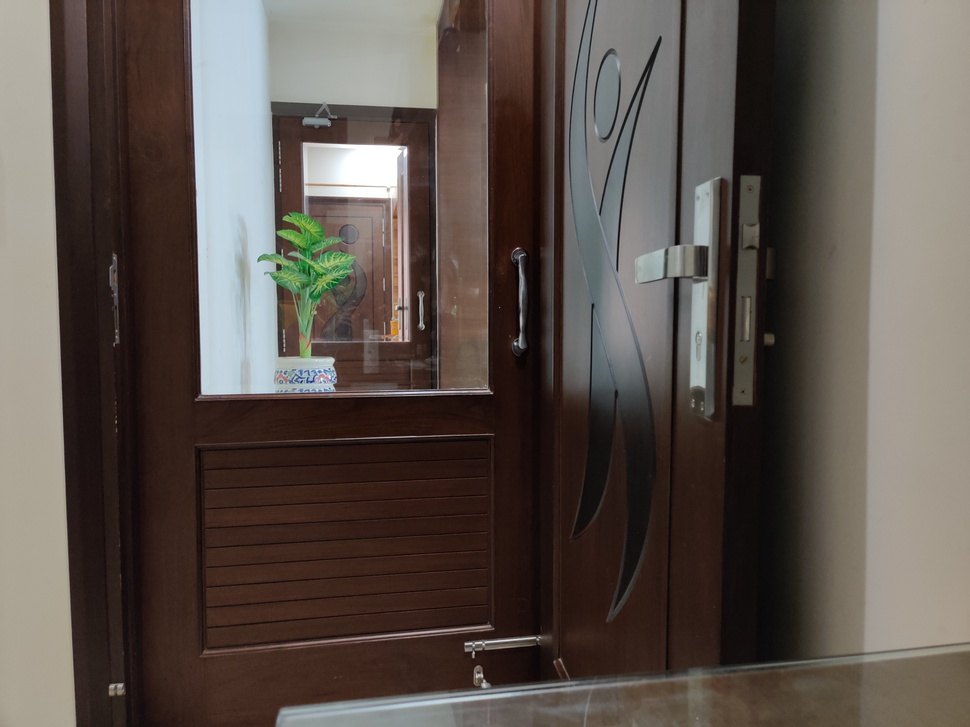
#> input picture foto1.jpg, 970 x 727 px, shrunk from 4000 x 3000 before the run
$ python Test.py
#> lines starting #> are read from the running program, lines starting #| are printed output that depends on the picture; after the words box and inside, x2 and y2 are one past the last pixel; in counts of white or black regions, pixels touching at a corner belong together
"""
@author: arjavjain
"""
import cv2
import numpy as np
import matplotlib.pyplot as plt
import imutils

trainImg = cv2.imread('foto1.jpg')
#> trainImg is the input picture: shape (727, 970, 3); mean B, G, R 76.8, 83, 92.4
trainImg = cv2.cvtColor(trainImg, cv2.COLOR_BGR2RGB)
trainImg_gray = cv2.cvtColor(trainImg, cv2.COLOR_RGB2GRAY)
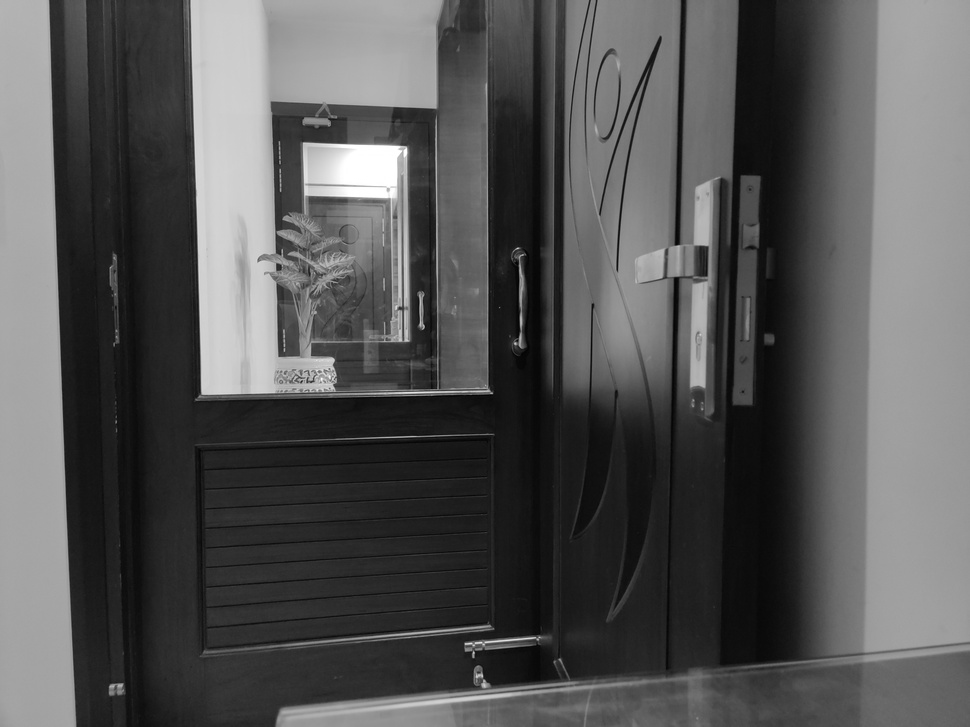
#> trainImg_gray: shape (727, 970); min 1, max 255, mean 85.1

queryImg = cv2.imread('foto2.jpg')
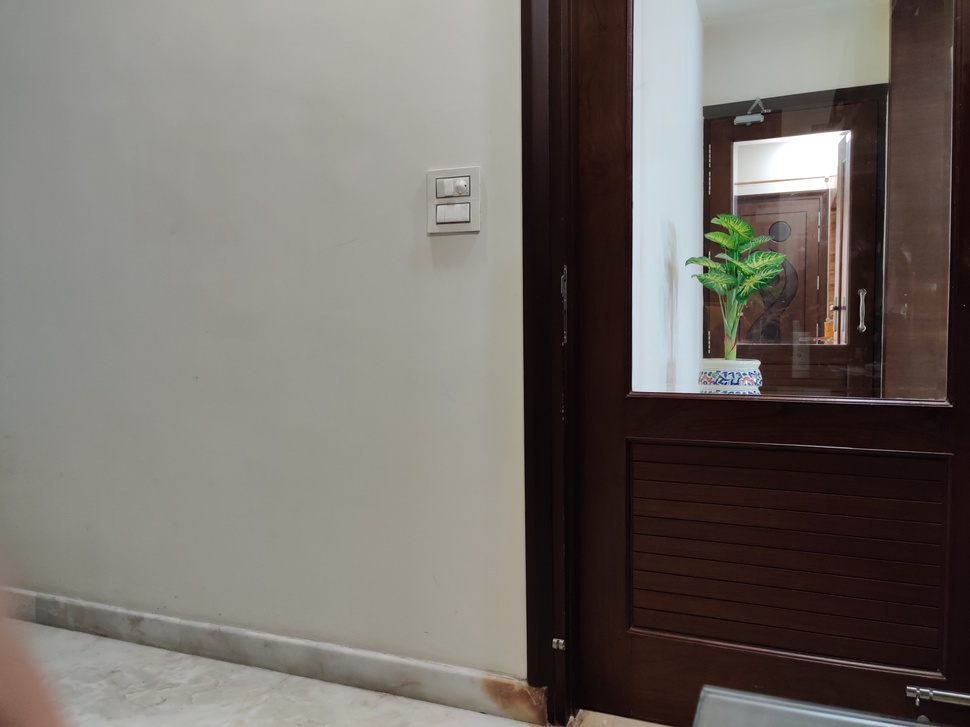
#> input picture foto2.jpg, 970 x 727 px, shrunk from 4000 x 3000 before the run
#> queryImg is the input picture: shape (727, 970, 3); mean B, G, R 104, 109.6, 115.6
queryImg = cv2.cvtColor(queryImg, cv2.COLOR_BGR2RGB)
queryImg_gray = cv2.cvtColor(queryImg, cv2.COLOR_RGB2GRAY)

def detectAndDescribe(image):
    descriptor = cv2.ORB_create()
    (kps, features) = descriptor.detectAndCompute(image, None)
#> kps = 500 keypoints; strongest (x, y, size): (404, 149, 53.6), (406, 150, 44.6), (204, 391, 111.1), (406, 148, 37.2)
    return (kps, features)

kpsA, featuresA = detectAndDescribe(trainImg_gray)
#> kpsA has the same summary as kps in detectAndDescribe
kpsB, featuresB = detectAndDescribe(queryImg_gray)
#> in detectAndDescribe (call 2), `(kps, features) = descriptor.detectAndCompute(image, None)`: kps = 500 keypoints; strongest (x, y, size): (636, 385, 92.6), (735, 381, 31), (633, 390, 31), (759, 362, 31)
#> kpsB has the same summary as kps in detectAndDescribe

def matchKeyPointsBF(featuresA, featuresB, method):
#> called with method = 'orb'
    bf = cv2.BFMatcher(cv2.NORM_HAMMING, crossCheck=True)
    best_matches = bf.match(featuresA,featuresB)
#> best_matches = 256 matches
    rawMatches = sorted(best_matches, key = lambda x:x.distance)
#> rawMatches = 256 matches
    print("Raw matches (Brute force):", len(rawMatches))
#| Raw matches (Brute force): 256
    return rawMatches

matches = matchKeyPointsBF(featuresA, featuresB, method='orb')
#> matches = 256 matches
img3 = cv2.drawMatches(trainImg,kpsA,queryImg,kpsB,matches[:100],
                           None,flags=cv2.DrawMatchesFlags_NOT_DRAW_SINGLE_POINTS)
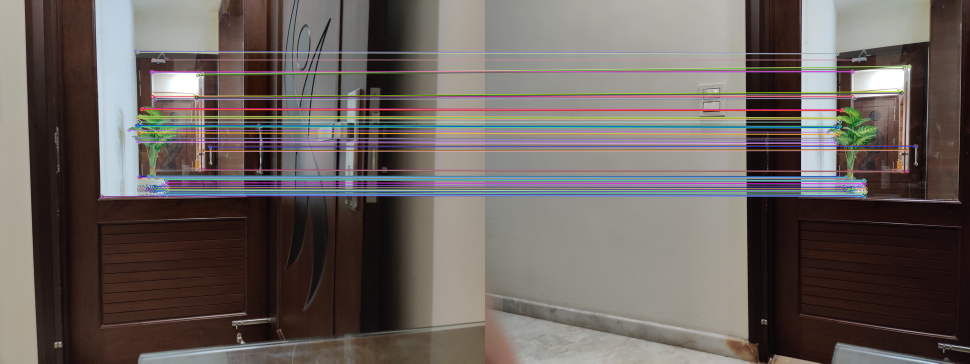
#> img3: shape (727, 1940, 3) (shown at 1/2 size); mean R, G, B 105.8, 97.5, 93.4


def getHomography(kpsA, kpsB, featuresA, featuresB, matches, reprojThresh):
#> called with reprojThresh = 4
    kpsA = np.float32([kp.pt for kp in kpsA])
#> kpsA = 500 pairs, first value 109 to 707.7, second value 101.5 to 687.6
    kpsB = np.float32([kp.pt for kp in kpsB])
#> kpsB = 500 pairs, first value 435.6 to 934, second value 78.8 to 694

    if len(matches) > 4:
        ptsA = np.float32([kpsA[m.queryIdx] for m in matches])
#> ptsA = 256 pairs, first value 110.4 to 707.7, second value 102 to 687.6
        ptsB = np.float32([kpsB[m.trainIdx] for m in matches])
#> ptsB = 256 pairs, first value 465 to 934, second value 79.63 to 694
        (H, status) = cv2.findHomography(ptsA, ptsB, cv2.RANSAC,
            reprojThresh)
#> H = [[0.389, -0.00455, 481.6], [-0.204, 0.834, 58.98], [-0.000618, 2.35e-05, 1]]; status = 256 values, max 1 at index 0, min 0 at index 143, mean 0.898
        return (matches, H, status)
    else:
        return None

M = getHomography(kpsA, kpsB, featuresA, featuresB, matches, reprojThresh=4)
#> M = 3 matches
if M is None:
    print("Error!")
(matches, H, status) = M

width = trainImg.shape[1] + queryImg.shape[1]
#> width = 1940
height = trainImg.shape[0] + queryImg.shape[0]
#> height = 1454

result = cv2.warpPerspective(trainImg, H, (width, height))
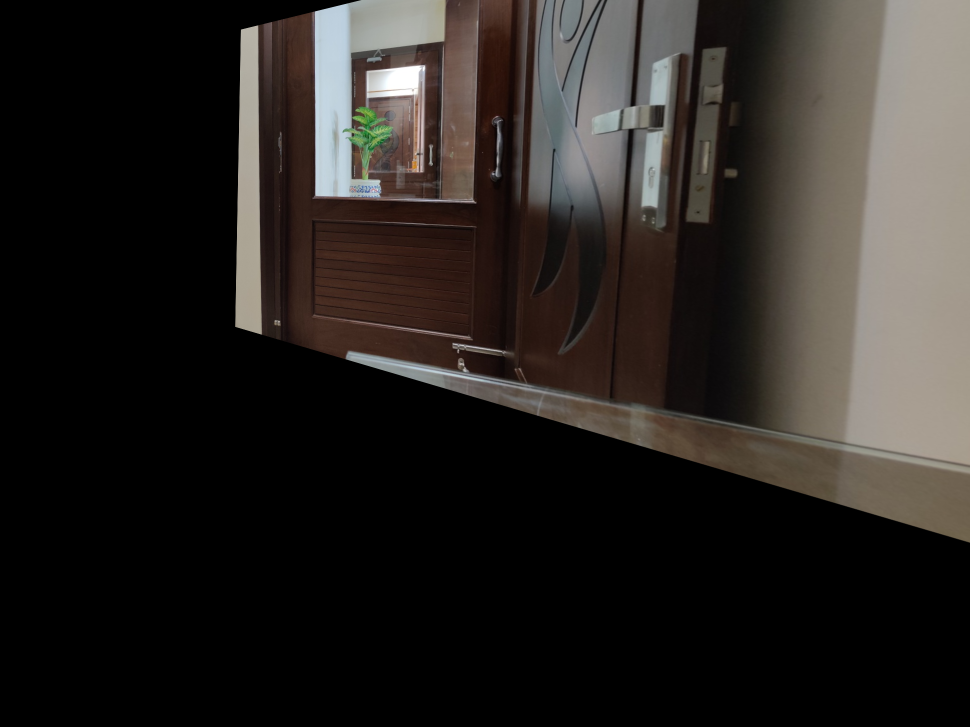
#> result: shape (1454, 1940, 3) (shown at 1/2 size); mean R, G, B 41.5, 37.6, 34.4
result[0:queryImg.shape[0], 0:queryImg.shape[1]] = queryImg
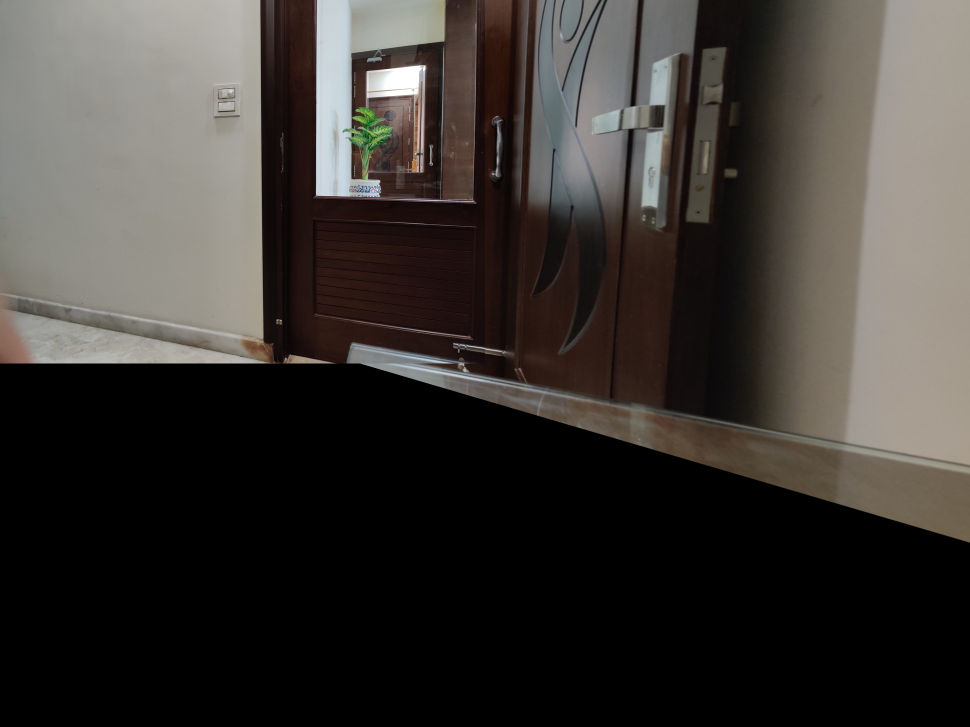
#> result: shape (1454, 1940, 3) (shown at 1/2 size); mean R, G, B 59.2, 55.3, 51.5

gray = cv2.cvtColor(result, cv2.COLOR_BGR2GRAY)
thresh = cv2.threshold(gray, 0, 255, cv2.THRESH_BINARY)[1]
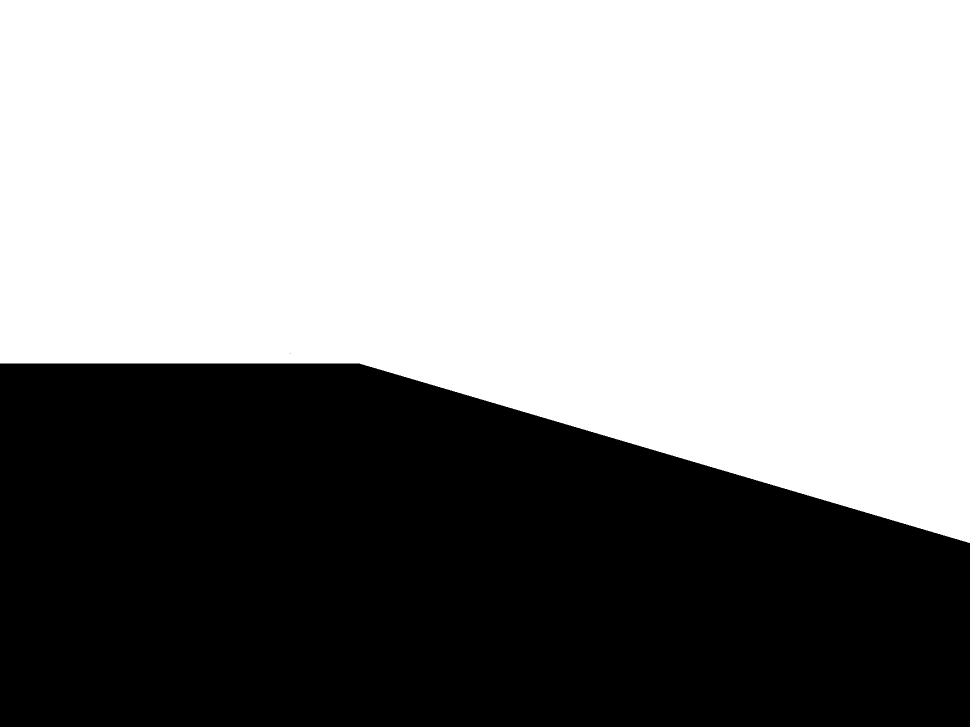
#> thresh: shape (1454, 1940) (shown at 1/2 size); 57.8% white; 2 black regions (1 under 20 px)

cnts = cv2.findContours(thresh.copy(), cv2.RETR_EXTERNAL, cv2.CHAIN_APPROX_SIMPLE)
#> cnts = 1 contour; box (x1, y1, x2, y2) and area: (0, 0, 1940, 1086) 1627000
cnts = imutils.grab_contours(cnts)

c = max(cnts, key=cv2.contourArea)
#> c = contour of 722 points, box (x1, y1, x2, y2) (0, 0, 1940, 1086), area 1627000

(x, y, w, h) = cv2.boundingRect(c)
#> x = 0; y = 0; w = 1940; h = 1086

result = result[y:y + h, x:x + w]
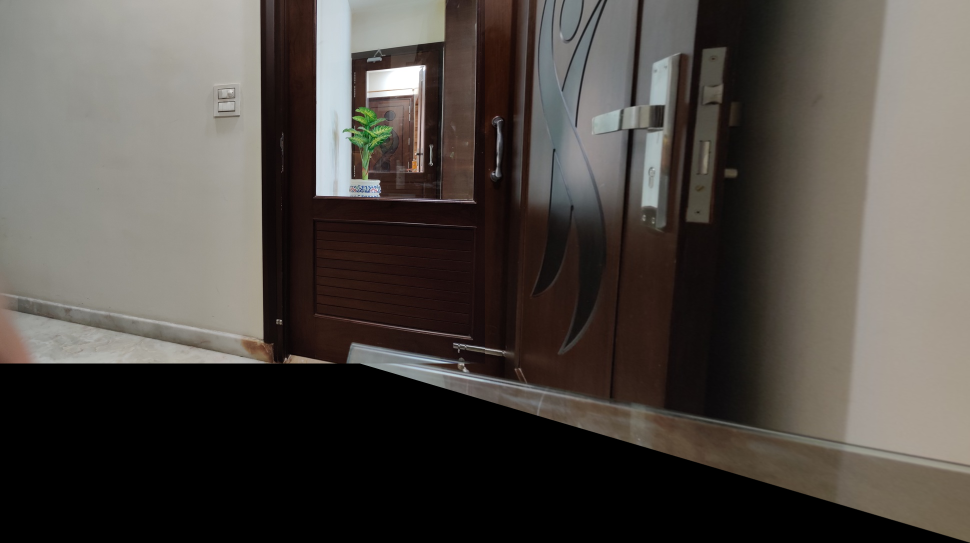
#> result: shape (1086, 1940, 3) (shown at 1/2 size); mean R, G, B 79.3, 74, 68.9

result_rgb = cv2.cvtColor(result, cv2.COLOR_RGB2BGR)
cv2.imwrite('result.jpg', result_rgb)
plt.figure(figsize=(20,10))
plt.imshow(result)
